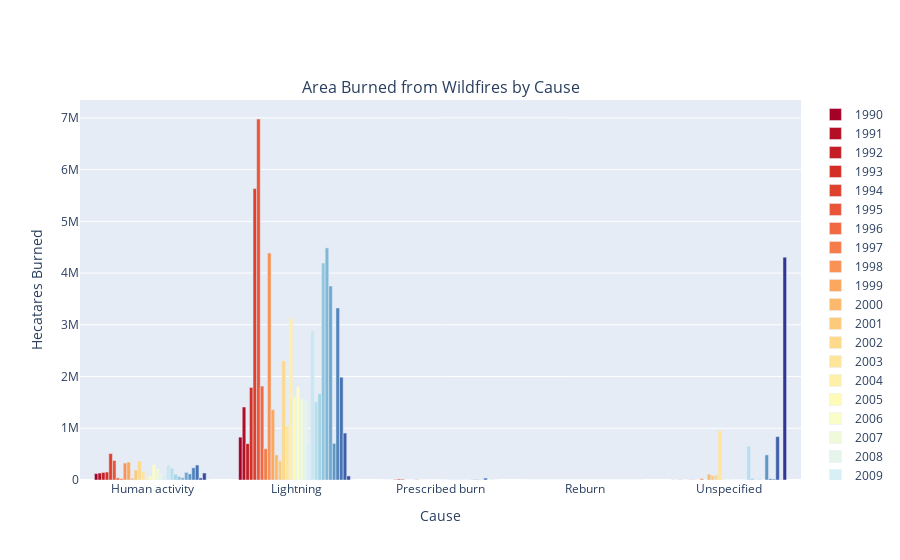

The code cell stored with this chart in its notebook:
### Markdown cell above
| **Cause** | **Description** |
| :- |:------------- | 
| Human Activity | Wildfires caused by human activity refer to fires ignited as a result of human actions. These can include accidental causes like discarded cigarettes, unattended campfires, sparks from equipment or machinery, power line failures, or intentional acts of arson. Human-caused wildfires can occur in both urban and rural areas and can have various impacts depending on the location, climate, and fuel availability. |
| Lightning | Lightning-caused wildfires originate from natural electrical discharges during dry thunderstorms. Lightning strikes can ignite fires when they come into contact with dry vegetation, especially in regions with dry and windy conditions. These wildfires are a natural occurrence and can be prevalent in remote or forested areas where lightning strikes are more likely to occur. |
| Prescribed Burn | A prescribed burn, also known as a controlled burn or prescribed fire, is a planned fire intentionally set by fire management authorities. These burns are carefully controlled and conducted under specific conditions to reduce the risk of uncontrolled wildfires. Prescribed burns are often used for ecological purposes, such as promoting forest health, reducing fuel loads, managing vegetation, or restoring natural fire regimes. |
| Reburn | Reburn refers to a situation where a previously burned area reignites due to residual heat or smoldering embers from a previous wildfire. Even after a fire has been extinguished, heat can remain trapped within logs, root systems, or organic material. Under certain conditions, such as dry and windy weather, these residual heat sources can reignite, leading to a new fire within the previously burned area. Reburns can be challenging to detect and control, as they can occur unexpectedly and often in areas where firefighting resources have been recently deployed.  |
| Unspecified | Causes where the source of wildfire is unknown or unspecified. Mainly due to a lack of evidence. |

### Code cell
cause_figs = make_subplots(rows=1, cols=1, subplot_titles=['Area Burned from Wildfires by Cause'])

for i in range(1990,2022):

    cause_figs.add_bar(x=areabygroup_causes['Cause'], y=areabygroup_causes[i], name=i, marker=dict(color=color_map[i]), row=1, col=1)

cause_figs.update_layout(xaxis_title_text='Cause', yaxis_title_text='Hecatares Burned').show()

### Figure 1 — Plotly figure (JSON) as saved in the notebook; plotly's stock layout.template omitted (floating-point values rounded to 4 significant figures)
{"data": [{"marker": {"color": "#a50026"}, "name": "1990", "type": "bar", "x": ["Human activity", "Lightning", "Prescribed burn", "Reburn", "Unspecified"], "xaxis": "x", "y": [124127, 828079, 0, 0, 1117], "yaxis": "y"}, {"marker": {"color": "#b50f26"}, "name": "1991", "type": "bar", "x": ["Human activity", "Lightning", "Prescribed burn", "Reburn", "Unspecified"], "xaxis": "x", "y": [134485, 1410890, 0, 0, 412], "yaxis": "y"}, {"marker": {"color": "#c51e26"}, "name": "1992", "type": "bar", "x": ["Human activity", "Lightning", "Prescribed burn", "Reburn", "Unspecified"], "xaxis": "x", "y": [145841, 702795, 0, 0, 3190], "yaxis": "y"}, {"marker": {"color": "#d52e26"}, "name": "1993", "type": "bar", "x": ["Human activity", "Lightning", "Prescribed burn", "Reburn", "Unspecified"], "xaxis": "x", "y": [153454, 1789359, 7400, 0, 139], "yaxis": "y"}, {"marker": {"color": "#df412f"}, "name": "1994", "type": "bar", "x": ["Human activity", "Lightning", "Prescribed burn", "Reburn", "Unspecified"], "xaxis": "x", "y": [510721, 5632460, 17882, 0, 284], "yaxis": "y"}, {"marker": {"color": "#e85538"}, "name": "1995", "type": "bar", "x": ["Human activity", "Lightning", "Prescribed burn", "Reburn", "Unspecified"], "xaxis": "x", "y": [377085, 6977955, 15997, 0, 4322], "yaxis": "y"}, {"marker": {"color": "#f26941"}, "name": "1996", "type": "bar", "x": ["Human activity", "Lightning", "Prescribed burn", "Reburn", "Unspecified"], "xaxis": "x", "y": [42192, 1815726, 0, 0, 3831], "yaxis": "y"}, {"marker": {"color": "#f67d4a"}, "name": "1997", "type": "bar", "x": ["Human activity", "Lightning", "Prescribed burn", "Reburn", "Unspecified"], "xaxis": "x", "y": [28237, 604036, 0, 0, 475], "yaxis": "y"}, {"marker": {"color": "#f99254"}, "name": "1998", "type": "bar", "x": ["Human activity", "Lightning", "Prescribed burn", "Reburn", "Unspecified"], "xaxis": "x", "y": [328052, 4385986, 0, 0, 26994], "yaxis": "y"}, {"marker": {"color": "#fca75e"}, "name": "1999", "type": "bar", "x": ["Human activity", "Lightning", "Prescribed burn", "Reburn", "Unspecified"], "xaxis": "x", "y": [345879, 1359676, 11158, 0, 429], "yaxis": "y"}, {"marker": {"color": "#fdb96b"}, "name": "2000", "type": "bar", "x": ["Human activity", "Lightning", "Prescribed burn", "Reburn", "Unspecified"], "xaxis": "x", "y": [35498, 486257, 18, 0, 112382], "yaxis": "y"}, {"marker": {"color": "#fdc97a"}, "name": "2001", "type": "bar", "x": ["Human activity", "Lightning", "Prescribed burn", "Reburn", "Unspecified"], "xaxis": "x", "y": [193629, 373020, 0, 0, 81020], "yaxis": "y"}, {"marker": {"color": "#fdd989"}, "name": "2002", "type": "bar", "x": ["Human activity", "Lightning", "Prescribed burn", "Reburn", "Unspecified"], "xaxis": "x", "y": [364925, 2301358, 7, 0, 97316], "yaxis": "y"}, {"marker": {"color": "#fee599"}, "name": "2003", "type": "bar", "x": ["Human activity", "Lightning", "Prescribed burn", "Reburn", "Unspecified"], "xaxis": "x", "y": [160357, 1049135, 0, 0, 958910], "yaxis": "y"}, {"marker": {"color": "#fef0a8"}, "name": "2004", "type": "bar", "x": ["Human activity", "Lightning", "Prescribed burn", "Reburn", "Unspecified"], "xaxis": "x", "y": [40881, 3125309, 0, 41, 16768], "yaxis": "y"}, {"marker": {"color": "#fefab7"}, "name": "2005", "type": "bar", "x": ["Human activity", "Lightning", "Prescribed burn", "Reburn", "Unspecified"], "xaxis": "x", "y": [75683, 1609671, 4, 0, 1410], "yaxis": "y"}, {"marker": {"color": "#fafdc8"}, "name": "2006", "type": "bar", "x": ["Human activity", "Lightning", "Prescribed burn", "Reburn", "Unspecified"], "xaxis": "x", "y": [294045, 1797131, 2, 33, 9470], "yaxis": "y"}, {"marker": {"color": "#f0f9da"}, "name": "2007", "type": "bar", "x": ["Human activity", "Lightning", "Prescribed burn", "Reburn", "Unspecified"], "xaxis": "x", "y": [216147, 1568189, 25, 1, 1104], "yaxis": "y"}, {"marker": {"color": "#e6f5ec"}, "name": "2008", "type": "bar", "x": ["Human activity", "Lightning", "Prescribed burn", "Reburn", "Unspecified"], "xaxis": "x", "y": [126735, 1528464, 9297, 8, 421], "yaxis": "y"}, {"marker": {"color": "#d9eff6"}, "name": "2009", "type": "bar", "x": ["Human activity", "Lightning", "Prescribed burn", "Reburn", "Unspecified"], "xaxis": "x", "y": [60243, 695231, 7000, 6, 86], "yaxis": "y"}, {"marker": {"color": "#c8e7f1"}, "name": "2010", "type": "bar", "x": ["Human activity", "Lightning", "Prescribed burn", "Reburn", "Unspecified"], "xaxis": "x", "y": [287566, 2885380, 2112, 139, 2770], "yaxis": "y"}, {"marker": {"color": "#b6deec"}, "name": "2011", "type": "bar", "x": ["Human activity", "Lightning", "Prescribed burn", "Reburn", "Unspecified"], "xaxis": "x", "y": [230341, 1509985, 4816, 0, 652285], "yaxis": "y"}, {"marker": {"color": "#a5d4e6"}, "name": "2012", "type": "bar", "x": ["Human activity", "Lightning", "Prescribed burn", "Reburn", "Unspecified"], "xaxis": "x", "y": [111844, 1665396, 2627, 0, 31823], "yaxis": "y"}, {"marker": {"color": "#93c6de"}, "name": "2013", "type": "bar", "x": ["Human activity", "Lightning", "Prescribed burn", "Reburn", "Unspecified"], "xaxis": "x", "y": [68204, 4194251, 1122, 0, 4925], "yaxis": "y"}, {"marker": {"color": "#82b8d7"}, "name": "2014", "type": "bar", "x": ["Human activity", "Lightning", "Prescribed burn", "Reburn", "Unspecified"], "xaxis": "x", "y": [45931, 4486938, 3898, 0, 8891], "yaxis": "y"}, {"marker": {"color": "#70a9cf"}, "name": "2015", "type": "bar", "x": ["Human activity", "Lightning", "Prescribed burn", "Reburn", "Unspecified"], "xaxis": "x", "y": [147755, 3749916, 10105, 0, 606], "yaxis": "y"}, {"marker": {"color": "#6197c5"}, "name": "2016", "type": "bar", "x": ["Human activity", "Lightning", "Prescribed burn", "Reburn", "Unspecified"], "xaxis": "x", "y": [119208, 707880, 6480, 0, 486038], "yaxis": "y"}, {"marker": {"color": "#5285bc"}, "name": "2017", "type": "bar", "x": ["Human activity", "Lightning", "Prescribed burn", "Reburn", "Unspecified"], "xaxis": "x", "y": [236686, 3325000, 2190, 0, 25554], "yaxis": "y"}, {"marker": {"color": "#4472b3"}, "name": "2018", "type": "bar", "x": ["Human activity", "Lightning", "Prescribed burn", "Reburn", "Unspecified"], "xaxis": "x", "y": [288796, 1986960, 37076, 0, 16020], "yaxis": "y"}, {"marker": {"color": "#3d5ea9"}, "name": "2019", "type": "bar", "x": ["Human activity", "Lightning", "Prescribed burn", "Reburn", "Unspecified"], "xaxis": "x", "y": [40299, 907678, 308, 0, 837929], "yaxis": "y"}, {"marker": {"color": "#374a9f"}, "name": "2020", "type": "bar", "x": ["Human activity", "Lightning", "Prescribed burn", "Reburn", "Unspecified"], "xaxis": "x", "y": [135135, 78386, 1392, 0, 3322], "yaxis": "y"}, {"marker": {"color": "#313695"}, "name": "2021", "type": "bar", "x": ["Human activity", "Lightning", "Prescribed burn", "Reburn", "Unspecified"], "xaxis": "x", "y": [0, 0, 0, 0, 4307520], "yaxis": "y"}], "layout": {"annotations": [{"font": {"size": 16}, "showarrow": false, "text": "Area Burned from Wildfires by Cause", "x": 0.5, "xanchor": "center", "xref": "paper", "y": 1, "yanchor": "bottom", "yref": "paper"}], "xaxis": {"anchor": "y", "domain": [0, 1], "title": {"text": "Cause"}}, "yaxis": {"anchor": "x", "domain": [0, 1], "title": {"text": "Hecatares Burned"}}}}
